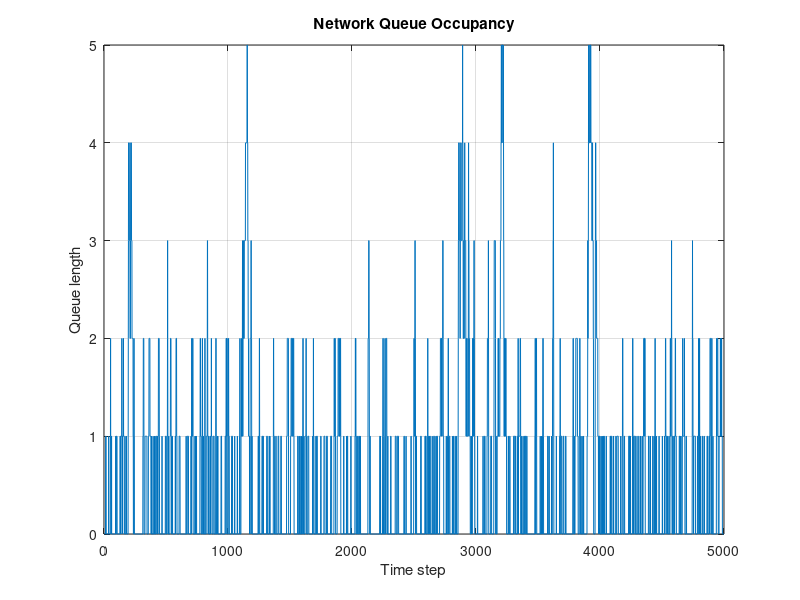

MATLAB code for this plot:
% Network packet queue simulation with reproducible parameters.
clear; clc;
rng(42);

packets = 5000;
arrivalRate = 0.75;
serviceRate = 0.90;
maxQueue = 100;

queue = 0;
queueHistory = zeros(1, packets);
delay = zeros(1, packets);
dropped = 0;
served = 0;

for k = 1:packets
    if rand < arrivalRate
        if queue < maxQueue
            queue = queue + 1;
        else
            dropped = dropped + 1;
        end
    end

    if queue > 0 && rand < serviceRate
        queue = queue - 1;
        served = served + 1;
        delay(k) = queue + 1;
    end
    queueHistory(k) = queue;
end

lossRate = 100 * dropped / packets;
fprintf('Packets: %d\n', packets);
fprintf('Served: %d\n', served);
fprintf('Dropped: %d\n', dropped);
fprintf('Loss rate: %.2f%%\n', lossRate);
fprintf('Maximum queue: %d\n', max(queueHistory));

figure;
plot(queueHistory);
xlabel('Time step');
ylabel('Queue length');
title('Network Queue Occupancy');
grid on;
